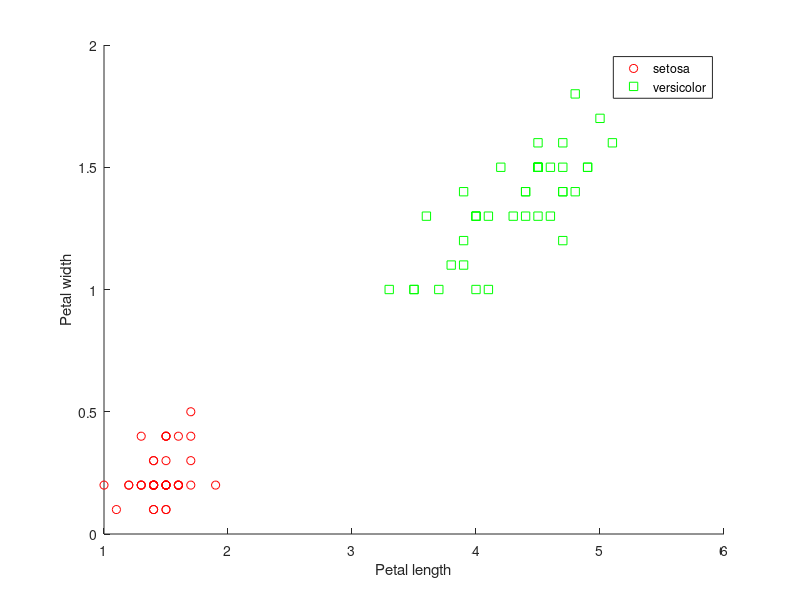

The MATLAB source for this figure:
clear all; % clear all variables from the workspace
load fisheriris;
X1=[meas(1:40,3);meas(51:90,3)]; % construct X1 which represents petal length for training (80 samples)
X2=[meas(1:40,4);meas(51:90,4)]; % construct X2 which represents petal width for training (80 samples)
output_training_set=[species(1:40);species(51:90)]; % construct output data representing two classes (setosa and versicolor) for training (80 samples)
gscatter(X1, X2, output_training_set,'rg','os');
xlabel('Petal length');
ylabel('Petal width');


% remember the input training set is composed of X1 and X2
% Implementation of the training algorithm (gradient descendent) - See Lecture 1
% We assume C1=setosa and C2=versicolor
% initialise the parameters with random values
theta0=3.8; theta1=-2.4; theta2=4.5; 
% set the learning rate to 0.001 and the target error to 0.01
alpha=0.001; e_t=0.01; 
% set the initial error to e=12 (initially it should be greater than e_t to enter the loop);
e=12;
%  while loop. Set index i to 1 (first sample of the data)
number_of_iterations=0;
while (e>e_t && number_of_iterations <4000) % to make sure the programme leaves the loop at a certain stage
    % need to calculate the cost function e. Initialise it with zero.
    e=0;    
    for i=1:length(X1), 
        % find output Y for the current sample with the current system
        % parameters.
        % we then need to find those positive and negative values of the output to compare with the
        % desired output. Remember that C1 in the desired output (training_set)
        % refers to positive values (setosa). C2 refers to negative values
        % (versicolor)
        Y(i)=theta0+theta1*X1(i)+theta2*X2(i);
        % calculate delta_x (see lecture) for the current sample and then
        % update the parameters and calculate the cost function e.
        if strcmp(output_training_set(i),'setosa') && Y(i)<0,
            delta_x=-1;
            theta0=theta0-alpha*delta_x;
            theta1=theta1-alpha*delta_x*X1(i);
            theta2=theta2-alpha*delta_x*X2(i);
            e=e+delta_x*Y(i);
        elseif strcmp(output_training_set(i),'versicolor') && Y(i)>0
            delta_x=1;
            theta0=theta0-alpha*delta_x;
            theta1=theta1-alpha*delta_x*X1(i);
            theta2=theta2-alpha*delta_x*X2(i);
            e=e+delta_x*Y(i);
        end       
    end
    number_of_iterations=number_of_iterations+1;
end
% once the training is performed. The parameters of the classifier can be
% used to predict the class for the input testing set. Let's first calculate
% the classification error on the training set. 
Y=theta0+theta1*X1+theta2*X2;
error_training=0; % initialisation
for i=1:length(X1), % loop through all training samples
    if strcmp(output_training_set(i),'setosa') && Y(i)<0, % Actual class is C1 (setosa) but the output of classifier says C2
        error_training= error_training+1/length(X1); % add one divided by the number of training samples (to normalise the error between 0 and 1)
    elseif strcmp(output_training_set(i),'versicolor') && Y(i)>0, % Actual class is C2 (versicolor) but the output of classifier says C1
        error_training= error_training+1/length(X1); % add the same amount as before.
    end
end
disp('Training error is '), error_training;

% Now, we can measure the performance of the classifier on the
% test set. 
X1_testing=[meas(41:50,3);meas(91:100,3)]; % construct X1 which represents petal length for the testing (20 samples)
X2_testing=[meas(41:50,4);meas(91:100,4)]; % construct X2 which represents petal width for the testing (20 samples)
output_testing_set=[species(41:50);species(91:100)]; % construct output data representing two classes (setosa and versicolor) for testing (20 samples)
Y_testing=theta0+theta1*X1_testing+theta2*X2_testing;
error_testing=0; % initialisation
for i=1:length(X1_testing), % loop through all test samples
    if strcmp(output_testing_set(i),'setosa') && Y_testing(i)<0, % Actual class is C1 (setosa) but the output of classifier says C2
        error_testing= error_testing+1/length(X1_testing); % add one divided by the number of testing samples (to normalise the error between 0 and 1)
    elseif strcmp(output_testing_set(i),'versicolor') && Y_testing(i)>0, % Actual class is C2 (versicolor) but the output of classifier says C1
        error_testing= error_testing+1/length(X1_testing); % add the same amount as before.
    end
end
disp('Testing error is '), error_testing;

